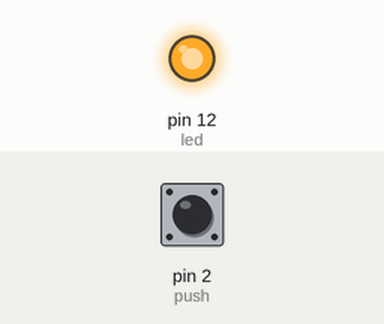
Recording of a sketch running on a simulated Arduino Uno, built with avr-gcc and run on an emulated ATmega328P. Parts: output pins drawn as LEDs (lit = HIGH). Inputs (shaded band) come from the test bench; at power-on: pin 2 (push) HIGH. What the sketch prints to the serial monitor is not drawn.

Above: at 1.2 s.
1.3 s: pin 2 (push) pulled LOW for 0.15 s
At 3.6 s:
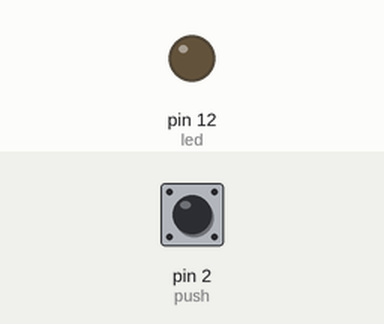
Timing chart, 0 to 10.4 s (numbered marks = the images above; inputs shaded):
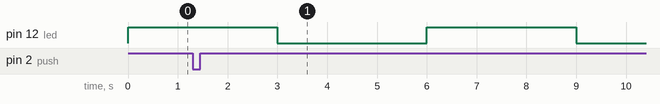

The sketch:

Interrupt_Ex1.ino
```cpp
//Declara los nombres de los pines del arduino
const byte push = 2;  //Pulsador
byte led = 12;        //Led
volatile int ISR_Cont = 0; //Variable volatil para la interrupción
int Cont = 0;

//Variables para contar el tiempo con millis() dentro de la interrupción
const int Banda = 150;
long Time = 0;

void setup()
{
  //Configura las entradas y salidas
   pinMode(led, OUTPUT);
   pinMode(push, INPUT_PULLUP);
   //Inicializa la comunicación serial a 9600 baudios
   Serial.begin(9600);
   //Configura la interrupción en el PIN del pulsador en modo FALLING
   attachInterrupt(digitalPinToInterrupt(push), InterContador, FALLING);
}

void loop()
{
   //Enciende y apaga un LED con mucho tiempo de retardo
   //simplemente para consumir tiempo dentro del Arduino
   digitalWrite(led, HIGH);
   delay(3000);
   digitalWrite(led, LOW);
   delay(3000);

   //Esta etapa  incrementa el contador cuando ISR_Cont
   //es modificado dentro de la interrupción
   if (Cont != ISR_Cont)
   {
      Cont = ISR_Cont;
      Serial.print("Contador: ");
      Serial.println(Cont);
   }
}

//Función que se ejecuta cuando se ACTIVA la INTERRUPCIÓN
void InterContador()
{
  //Incrementa el contador
  //ISR_Cont++;

  // Debounce o Antirebote por código
  if (millis() - Time > Banda)
   {
      ISR_Cont++;
      Time = millis();
   }
}
```
